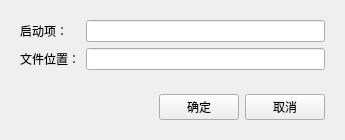
<?xml version="1.0" encoding="UTF-8"?>
<ui version="4.0">
 <class>AddStart</class>
 <widget class="QWidget" name="AddStart">
  <property name="geometry">
   <rect>
    <x>0</x>
    <y>0</y>
    <width>345</width>
    <height>129</height>
   </rect>
  </property>
  <property name="windowTitle">
   <string>添加启动项</string>
  </property>
  <layout class="QVBoxLayout" name="verticalLayout">
   <item>
    <widget class="QWidget" name="widget" native="true">
     <layout class="QFormLayout" name="formLayout">
      <item row="0" column="0">
       <widget class="QLabel" name="label">
        <property name="text">
         <string>启动项：</string>
        </property>
       </widget>
      </item>
      <item row="0" column="1">
       <widget class="QLineEdit" name="startKey"/>
      </item>
      <item row="1" column="0">
       <widget class="QLabel" name="label_2">
        <property name="text">
         <string>文件位置：</string>
        </property>
       </widget>
      </item>
      <item row="1" column="1">
       <widget class="QLineEdit" name="startValue"/>
      </item>
     </layout>
    </widget>
   </item>
   <item>
    <widget class="QWidget" name="widget_3" native="true">
     <layout class="QHBoxLayout" name="horizontalLayout_3">
      <item>
       <spacer name="horizontalSpacer">
        <property name="orientation">
         <enum>Qt::Horizontal</enum>
        </property>
        <property name="sizeHint" stdset="0">
         <size>
          <width>40</width>
          <height>20</height>
         </size>
        </property>
       </spacer>
      </item>
      <item>
       <widget class="QPushButton" name="sureButton">
        <property name="text">
         <string>确定</string>
        </property>
       </widget>
      </item>
      <item>
       <widget class="QPushButton" name="cancelButton">
        <property name="text">
         <string>取消</string>
        </property>
       </widget>
      </item>
     </layout>
    </widget>
   </item>
  </layout>
 </widget>
 <resources/>
 <connections/>
</ui>
